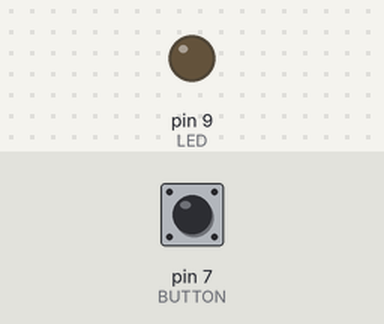
Bench run of a sketch on a simulated Arduino Uno, built with avr-gcc and run on an emulated ATmega328P. Parts: output pins drawn as LEDs (lit = HIGH). The test bench sets the inputs (shaded band); at power-on: pin 7 (BUTTON) LOW.

Above: at 1.2 s.
1.3 s: pin 7 (BUTTON) pulled HIGH for 1 s
At 2.9 s:
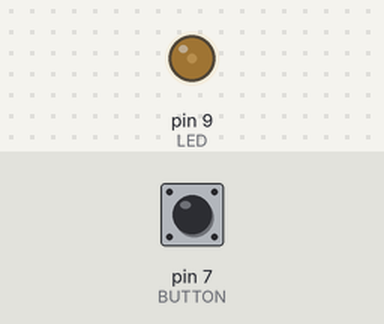
3.8 s: pin 7 (BUTTON) pulled HIGH for 0.15 s
At 4.4 s:
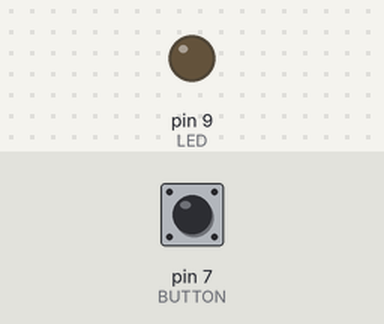
5.4 s: pin 7 (BUTTON) pulled HIGH for 3.2 s
At 6.66 s:
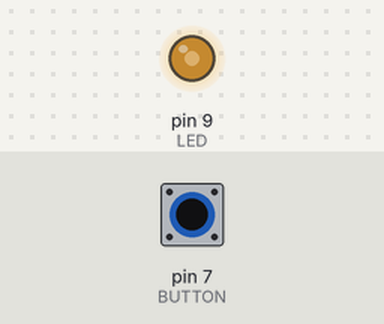
Timing chart, 0 to 10.1 s (numbered marks = the images above; inputs shaded):
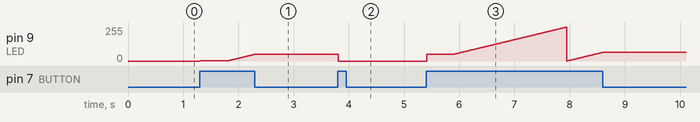

The sketch:

button_push_length.ino
```cpp
//Change LED state after button is pressed.
//If pressed for more than 500 miliseconds increase brightness

// currently just turning on with button push

const int LED    = 9;
const int BUTTON = 7;

int button_val = 0;
int old_button_val = 0;

int led_state = 0;

int brightness = 1;
unsigned long startTime = 0;

void setup(){
  pinMode(LED, OUTPUT);
  pinMode(BUTTON, INPUT);
//  Serial.begin(9600);
}


void loop(){
  button_val = digitalRead(BUTTON);


  if (button_val == HIGH && old_button_val == LOW) {
   led_state = 1 - led_state;
   startTime = millis();
   delay(10);
  }

  if (button_val == HIGH && old_button_val == HIGH) {
    if (led_state == 1 && (millis() - startTime) > 500) {
      brightness++;
      delay(10);

      if (brightness >= 255) {
        brightness = 0;
      }
    }
  }

  old_button_val = button_val;

  if (led_state == 1) {
    analogWrite(LED, brightness);
  } else {
    analogWrite(LED, 0);
  }

}
```

Measured:
- after the input at 1.3 s, pin 9 (LED): moves from 0/255 to 51/255 over 0.99 s, starting at once
- after the input at 3.8 s, pin 9 (LED): 51/255 → 0/255 at once
